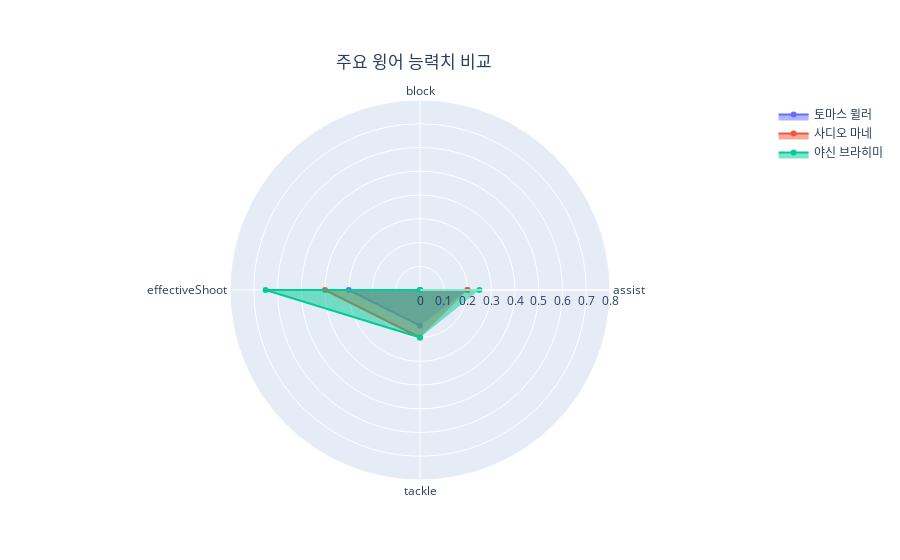

The notebook cell saved with this chart:
### Code cell
fig = go.Figure()



fig.add_trace(go.Scatterpolar(
      r=[lw_top3.loc[0]['assist'], lw_top3.loc[0]['block'], 
         lw_top3.loc[0]['effectiveShoot'], lw_top3.loc[0]['tackle']],
      theta=categories,
      fill='toself',
      name=lw_topSp[0]
))

fig.add_trace(go.Scatterpolar(
      r=[lw_top3.loc[1]['assist'], lw_top3.loc[1]['block'], 
         lw_top3.loc[1]['effectiveShoot'], lw_top3.loc[1]['tackle']],
      theta=categories,
      fill='toself',
      name=lw_topSp[1]
))

fig.add_trace(go.Scatterpolar(
      r=[lw_top3.loc[2]['assist'], lw_top3.loc[2]['block'], 
         lw_top3.loc[2]['effectiveShoot'], lw_top3.loc[2]['tackle']],
      theta=categories,
      fill='toself',
      name=lw_topSp[2]
))



fig.update_layout(
  polar=dict(
    radialaxis=dict(
      visible=True,
      range=[0, 0.8]
    )),
  showlegend=True,
    title = {
        'text': '주요 윙어 능력치 비교',
        'x': 0.46, 
        'y': 0.9
    }
)

plot(fig, filename='plotly-lw.html', auto_open=False)
fig.show()

### Figure 1 — Plotly figure (JSON) as saved in the notebook; plotly's stock layout.template omitted (floating-point values rounded to 4 significant figures)
{"data": [{"fill": "toself", "name": "토마스 뮐러", "r": [0.2, 0, 0.3, 0.15], "theta": ["assist", "block", "effectiveShoot", "tackle"], "type": "scatterpolar"}, {"fill": "toself", "name": "사디오 마네", "r": [0.2, 0, 0.4, 0.2], "theta": ["assist", "block", "effectiveShoot", "tackle"], "type": "scatterpolar"}, {"fill": "toself", "name": "야신 브라히미", "r": [0.25, 0, 0.65, 0.2], "theta": ["assist", "block", "effectiveShoot", "tackle"], "type": "scatterpolar"}], "layout": {"polar": {"radialaxis": {"range": [0, 0.8], "visible": true}}, "showlegend": true, "title": {"text": "주요 윙어 능력치 비교", "x": 0.46, "y": 0.9}}}
